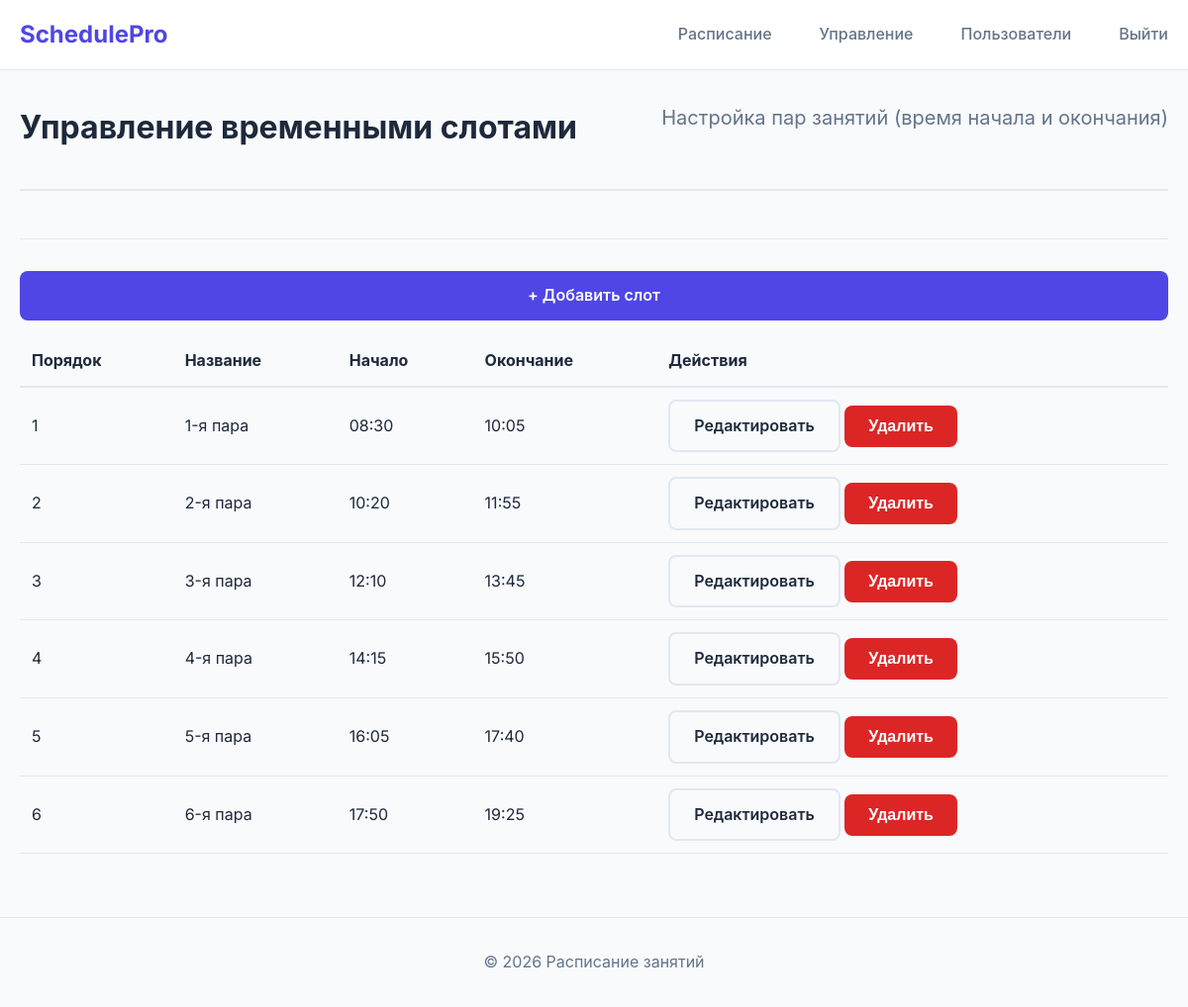
/manager/time-slots (signed in), run on the app's committed database.
### models.py (models this page shows, shortened)
class TimeSlot(db.Model):
    __tablename__ = 'time_slots'
    id = db.Column(db.Integer, primary_key=True)
    name = db.Column(db.String(50), nullable=False)  # например, "1-я пара"
    start_time = db.Column(db.Time, nullable=False)
    end_time = db.Column(db.Time, nullable=False)
    order = db.Column(db.Integer, nullable=False)    # порядковый номер для сортировки

### app.py (the view)
@app.route('/manager/time-slots')
@login_required
def manager_time_slots():
    if not current_user.is_manager() and not current_user.is_admin():
        flash('Доступ запрещён', 'danger')
        return redirect(url_for('index'))
    slots = TimeSlot.query.order_by(TimeSlot.order).all()
    return render_template('manager_time_slots.html', slots=slots)

### app.py (called while the page is built)
@login_manager.user_loader
def load_user(user_id):
    return User.query.get(int(user_id))

### models.py (called while the page is built)
    def is_admin(self):
        return self.role == 'admin'

    def is_manager(self):
        return self.role == 'manager'

    def is_teacher(self):
        return self.role == 'teacher'

    def is_student(self):
        return self.role == 'student'

### templates/manager_time_slots.html (shortened to what this page needs)
{% extends "base.html" %}
{% block content %}
<div class="full-width-schedule">
    <div class="container" style="max-width: none; padding: 0 20px;">
        <div class="schedule-header">
            <h1>Управление временными слотами</h1>
            <p class="subtitle">Настройка пар занятий (время начала и окончания)</p>
        </div>
        <div class="actions" style="margin-bottom: 1rem;">
            <a href="{{ url_for('manager_time_slot_create') }}" class="btn btn-primary">+ Добавить слот</a>
        </div>
        <div style="overflow-x: auto;">
            <table style="width:100%; min-width: 600px; border-collapse: collapse;">
                <thead>
                    <tr>
                        <th style="text-align: left; padding: 0.75rem; border-bottom: 2px solid var(--border);">Порядок</th>
                        <th style="text-align: left; padding: 0.75rem; border-bottom: 2px solid var(--border);">Название</th>
                        <th style="text-align: left; padding: 0.75rem; border-bottom: 2px solid var(--border);">Начало</th>
                        <th style="text-align: left; padding: 0.75rem; border-bottom: 2px solid var(--border);">Окончание</th>
                        <th style="text-align: left; padding: 0.75rem; border-bottom: 2px solid var(--border);">Действия</th>
                    </tr>
                </thead>
                <tbody>
                    {% for slot in slots %}
                    <tr>
                        <td style="padding: 0.75rem; border-bottom: 1px solid var(--border);">{{ slot.order }}</td>
                        <td style="padding: 0.75rem; border-bottom: 1px solid var(--border);">{{ slot.name }}</td>
                        <td style="padding: 0.75rem; border-bottom: 1px solid var(--border);">{{ slot.start_time.strftime('%H:%M') }}</td>
                        <td style="padding: 0.75rem; border-bottom: 1px solid var(--border);">{{ slot.end_time.strftime('%H:%M') }}</td>
                        <td style="padding: 0.75rem; border-bottom: 1px solid var(--border); white-space: nowrap;">
                            <a href="{{ url_for('manager_time_slot_edit', slot_id=slot.id) }}" class="btn btn-outline btn-sm">Редактировать</a>
                            <form method="POST" action="{{ url_for('manager_time_slot_delete', slot_id=slot.id) }}" style="display:inline;">
                                <button type="submit" class="btn btn-danger btn-sm" onclick="return confirm('Удалить слот?')">Удалить</button>
                            </form>
                        </td>
                    </tr>
                    {% endfor %}
                </tbody>
            </table>
        </div>
    </div>
</div>
{% endblock %}

### static/style.css (style rules this page uses)
:root { --primary: #4f46e5; --primary-dark: #4338ca; --secondary: #64748b; --success: #10b981; --warning: #f59e0b; --danger: #ef4444; --background: #f8fafc; --surface: #ffffff; --text-primary: #1e293b; --text-secondary: #64748b; --border: #e2e8f0; --shadow: 0 4px 6px -1px rgba(0, 0, 0, 0.1); --shadow-lg: 0 20px 25px -5px rgba(0, 0, 0, 0.1); }
* { margin: 0; padding: 0; box-sizing: border-box; }
body { font-family: 'Inter', -apple-system, BlinkMacSystemFont, sans-serif; background: var(--background); color: var(--text-primary); line-height: 1.6; }
.container { max-width: 1200px; margin: 0 auto; padding: 0 20px; }
.subtitle { font-size: 1.25rem; color: var(--text-secondary); margin-bottom: 2rem; }
.btn { display: inline-flex; align-items: center; justify-content: center; padding: 0.75rem 1.5rem; border-radius: 8px; font-weight: 600; font-size: 1rem; cursor: pointer; transition: all 0.2s; border: none; text-decoration: none; }
.btn-primary { background: var(--primary); color: white; width: 100%; }
.btn-outline { background: transparent; border: 2px solid var(--border); color: var(--text-primary); }
.schedule-header { display: flex; justify-content: space-between; align-items: flex-start; margin: 2rem 0; padding-bottom: 1.5rem; border-bottom: 2px solid var(--border); }
.actions { display: flex; gap: 1rem; justify-content: center; margin: 3rem 0; padding-top: 2rem; border-top: 1px solid var(--border); }
.full-width-schedule { width: 100%; overflow-x: hidden; }
.full-width-schedule .container { max-width: none; width: 100%; padding: 0 20px; }
.btn-danger { background-color: #dc2626; color: white; border: none; }

### data on the page
TimeSlot: order "1", name "1-я пара", start_time "08:30", end_time "10:05"
TimeSlot: order "2", name "2-я пара", start_time "10:20", end_time "11:55"
TimeSlot: order "3", name "3-я пара", start_time "12:10", end_time "13:45"
TimeSlot: order "4", name "4-я пара", start_time "14:15", end_time "15:50"
TimeSlot: order "5", name "5-я пара", start_time "16:05", end_time "17:40"
TimeSlot: order "6", name "6-я пара", start_time "17:50", end_time "19:25"
